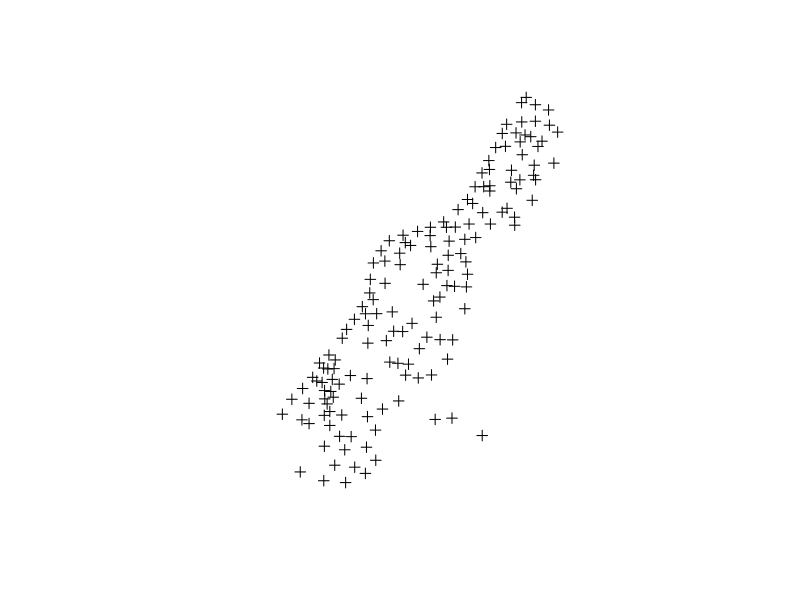
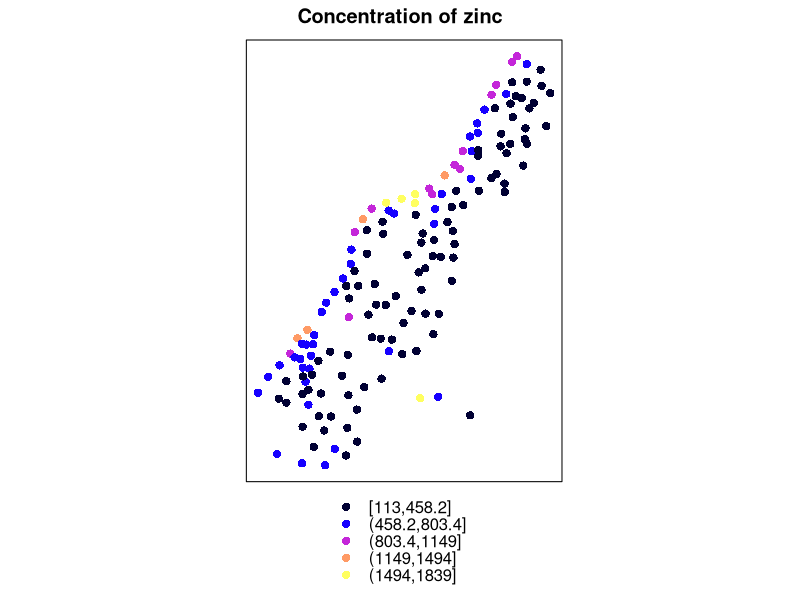
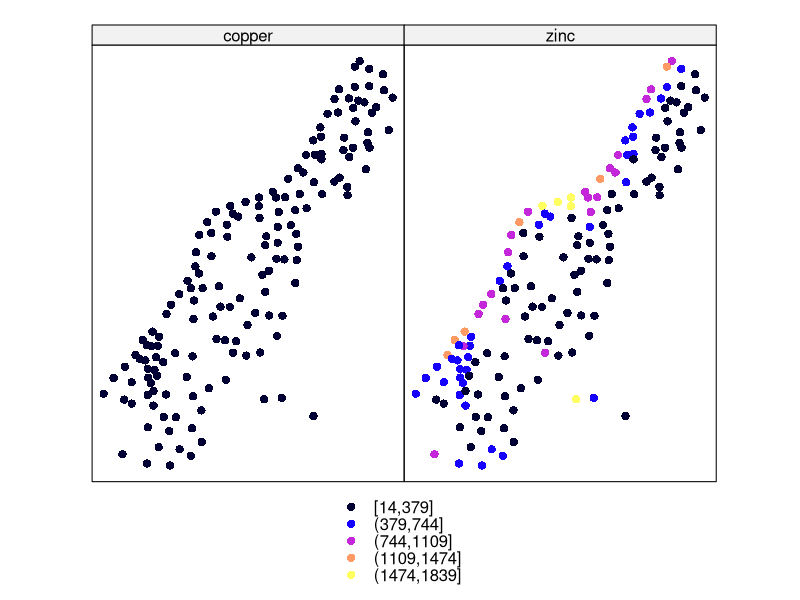
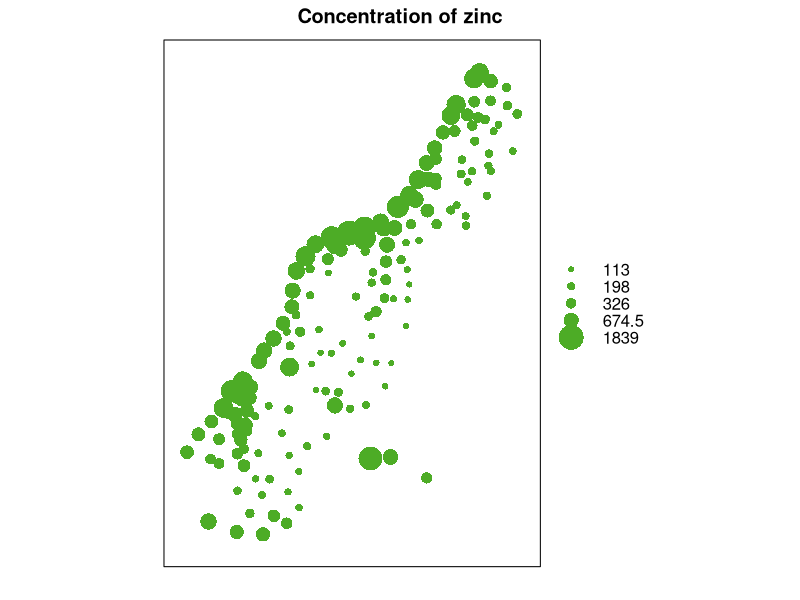

Recreate these plots in R, in order.
#Recall library:

library(sp)

data(meuse)

#The function coordinates set spatial coordinates to create a Spatial object, or retrieve spatial coordinates from a Spatial object (how the coordinates are set on the field)
coordinates(meuse) = ~ x+y

#Then we can plot meuse, which is now a spatial dataset (x and y are coordinates)
plot(meuse)

#Every single variable can be plotted in space. The funtion is spplot. The syntax is: spplot(dataset, "variable", main="Describing text"):
spplot(meuse, "zinc", main="Concentration of zinc")

#To make a spatial plot of several variables (c is an array):
spplot(meuse, c("copper","zinc"))

#Instead of using different colours for the values we can use bubbles (the size increases according to the increase of the varible's value:
bubble(meuse, "zinc", main="Concentration of zinc")
